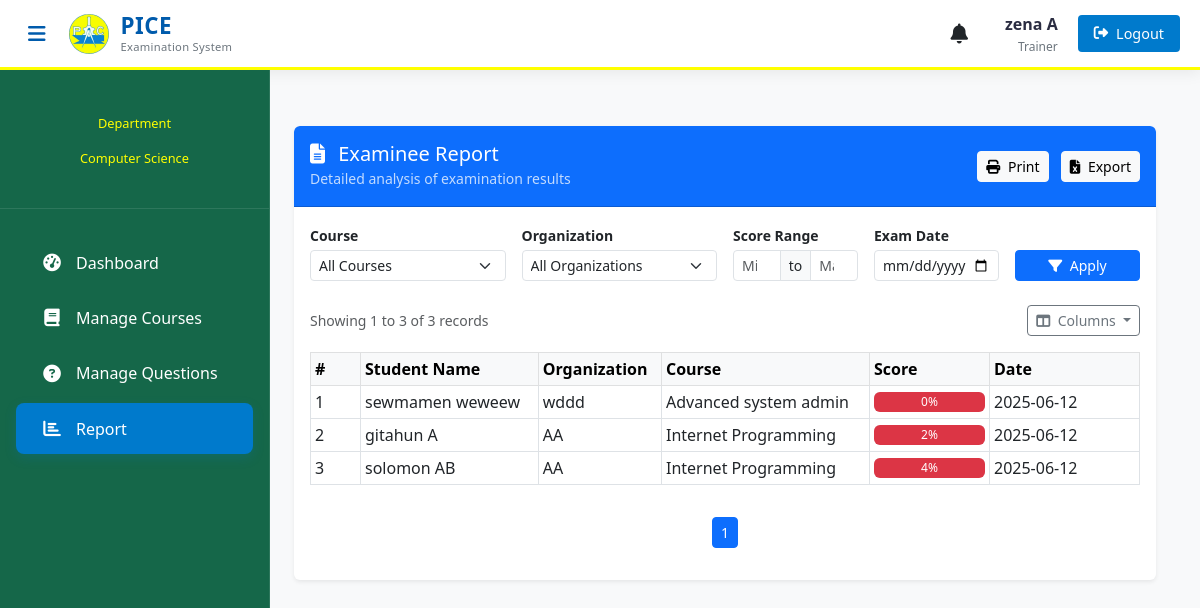
The app's page /teacher/teacher-report (signed in), older data.
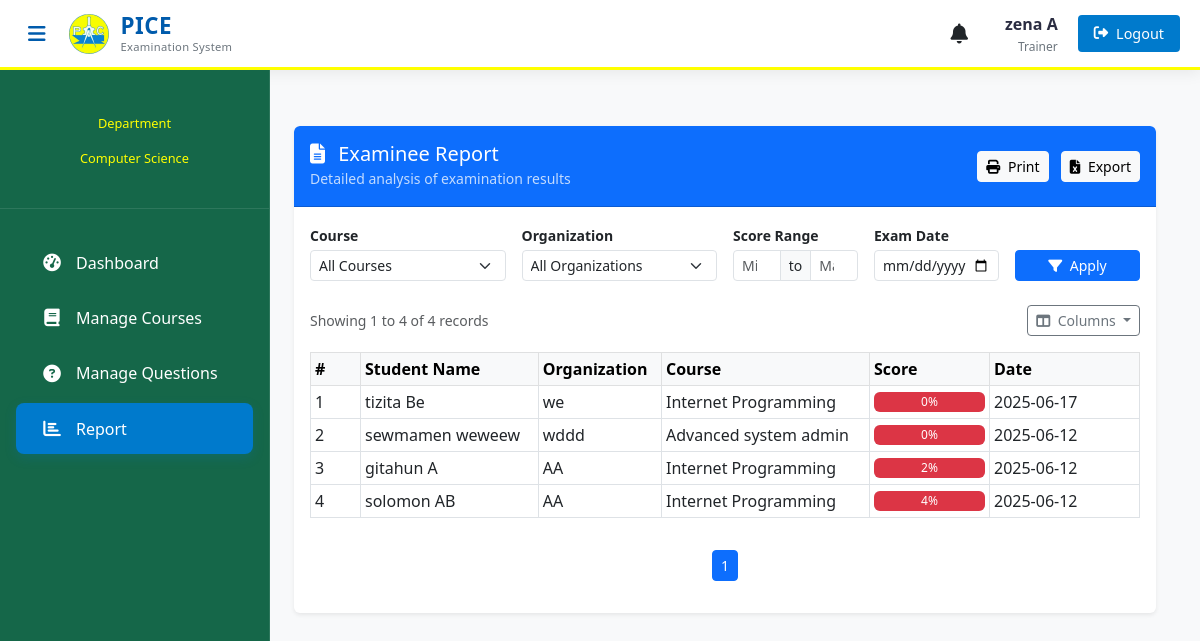
The same page, newer data.
### exam/models.py (models this page shows, shortened)
class Result(models.Model):
    student = models.ForeignKey(Student,on_delete=models.CASCADE)
    exam = models.ForeignKey(Course,on_delete=models.CASCADE)
    marks = models.PositiveIntegerField()
    date = models.DateTimeField(auto_now=True)

class Course(models.Model):
    course_name = models.CharField(max_length=50)
    question_number = models.PositiveIntegerField()
    total_marks = models.PositiveIntegerField(default=100)
    given_time = models.PositiveIntegerField(default=60)
    department = models.ForeignKey(Department, on_delete=models.CASCADE, related_name='course_set')
    examiners = models.ManyToManyField(Examiner, blank=True, related_name='courses')
    is_seen = models.BooleanField(default=False)

### student/models.py (models this page shows, shortened)
class Student(models.Model):
    user=models.OneToOneField(User,on_delete=models.CASCADE)
    address = models.CharField(max_length=40)
    mobile = models.CharField(max_length=20,null=False)
    organization = models.CharField(max_length=200, null=False)
    course = models.ForeignKey(
        'exam.Course',
        on_delete=models.SET_NULL,
        null=True
    )
    department = models.ForeignKey(
        'exam.Department',  # Reference to your Department model
        on_delete=models.SET_NULL,
        null=True,
        blank=True,
        related_name='students'
    )
    @property
    def get_name(self):
        return self.user.first_name+" "+self.user.last_name

### teacher/views.py (the view)
# urls.py: path('teacher-report',views.teacher_report, name='teacher-report'),
@login_required(login_url='teacher:teacherlogin')
def teacher_report(request):
    department = get_teacher_department(request)
    courses = QMODEL.Course.objects.filter(department=department)
    organizations = SMODEL.Student.objects.filter(
        department=department
    ).values_list('organization', flat=True).distinct()
    log_activity(
        user=request.user,
        action_type='OTHER',
        description=f'Team leader accessed exam reports'
    )
    results = QMODEL.Result.objects.select_related(
        'student', 'exam'
    ).filter(
        exam__department=department
    ).order_by('-date')
    course_id = request.GET.get('course', '')
    organization = request.GET.get('organization')
    min_mark = request.GET.get('min_mark')
    max_mark = request.GET.get('max_mark')
    exam_date = request.GET.get('exam_date')
    if course_id:
        results = results.filter(exam__id=course_id)
    if organization:
        results = results.filter(student__organization=organization)
    if exam_date:
        try:
            date_obj = datetime.strptime(exam_date, '%Y-%m-%d').date()
            results = results.filter(date__date=date_obj)
        except ValueError:
            exam_date = ''
    student_ids = results.values_list('student__id', flat=True).distinct()
    fib_answers = QMODEL.StudentAnswer.objects.filter(
        student_id__in=student_ids,
        question__course__department=department,
        question__question_type='FIB'
    ).values('student').annotate(
        fib_score=Sum('marks_obtained')
    )
    fib_scores = {answer['student']: answer['fib_score'] or 0 for answer in fib_answers}
    results_list = []
    for result in results:
        result.fib_score = fib_scores.get(result.student.id, 0)
        result.total_score = result.marks + result.fib_score
        include = True
        if min_mark and min_mark.isdigit():
            include = include and (result.total_score >= float(min_mark))
        if max_mark and max_mark.isdigit():
            include = include and (result.total_score <= float(max_mark))
        if include:
            results_list.append(result)
    paginator = Paginator(results_list, 10)
    page_number = request.GET.get('page')
    page_obj = paginator.get_page(page_number)
    context = {
        'results': page_obj,
        'courses': courses,
        'organizations': organizations,
        'selected_course': course_id,
        'selected_org': organization,
        'min_mark': min_mark,
        'max_mark': max_mark,
        'selected_date': exam_date,
        'department': department,
    }
    return render(request, 'teacher/teacher_report.html', context)

### exam/models.py (called while the page is built)
   def __str__(self):
        return self.department_name

### exam/utils.py (called while the page is built)
def log_activity(user=None, action_type='OTHER', content_object=None, description=None):
    log = SystemLog(
        user=user,
        action_type=action_type,
        content_type=ContentType.objects.get_for_model(content_object) if content_object else None,
        object_id=str(getattr(content_object, 'pk', '')) if content_object else None,
        object_repr=str(content_object) if content_object else '',
        description=description
    )
    log.save()
    return log

### teacher/views.py (called while the page is built)
def get_teacher_department(request):
    teacher = get_object_or_404(models.Teacher, user=request.user)
    return teacher.department

### templates/teacher/teacher_report.html (shortened to what the changed rows need)
{% extends 'teacher/teacherbase.html' %}
{% load widget_tweaks %}
{% block content %}
<div class="container py-4">
  <div class="card shadow-sm border-0 overflow-hidden">
    <div class="card-body">
      {% if results %}
      <div id="report-section">
        <div class="d-flex justify-content-between align-items-center mb-3">
          <div class="text-muted small">
            Showing {{ results.start_index }} to {{ results.end_index }} of {{ results.paginator.count }} records
          </div>
          <div class="dropdown">
            <button class="btn btn-outline-secondary btn-sm dropdown-toggle" type="button" data-bs-toggle="dropdown">
              <i class="fas fa-columns me-1"></i> Columns
            </button>
          </div>
        </div>
        <div class="table-responsive">
          <table class="table table-sm table-hover table-bordered align-middle" id="report-table">
            <thead class="table-light">
              <tr>
                <th width="50">#</th>
                <th>Student Name</th>
                <th>Organization</th>
                <th>Course</th>
                <th width="120">Score</th>
                <th width="150">Date</th>
              </tr>
            </thead>
            <tbody>
              {% for result in results %}
              <tr>
                <td>{{ results.start_index|add:forloop.counter0 }}</td>
                <td>{{ result.student.get_name }}</td>
                <td>{{ result.student.organization }}</td>
                <td>{{ result.exam.course_name }}</td>
                <td>
                  <div class="progress" style="height: 20px;">
                    <div class="progress-bar {% if result.marks >= 75 %}bg-success{% elif result.marks >= 50 %}bg-warning{% else %}bg-danger{% endif %}"
                         role="progressbar" style="width: 100%"
                         aria-valuenow="{{ result.total_score }}" aria-valuemin="0" aria-valuemax="100">
                      {{ result.total_score }}%
                    </div>
                  </div>
                </td>
                <td>{{ result.date|date:"Y-m-d" }}</td>
              </tr>
              {% empty %}
              <tr>
                  <td colspan="6">No results found matching your criteria</td>
              </tr>
              {% endfor %}
            </tbody>
          </table>
        </div>
        <nav aria-label="Page navigation" class="mt-3">
          <ul class="pagination justify-content-center pagination-sm">
            {% for num in results.paginator.page_range %}
              {% if results.number == num %}
                <li class="page-item active">
                  <a class="page-link" href="?page={{ num }}{% for key,value in request.GET.items %}{% if key != 'page' %}&{{ key }}={{ value }}{% endif %}{% endfor %}">{{ num }}</a>
                </li>
              {% elif num > results.number|add:'-3' and num < results.number|add:'3' %}
                <li class="page-item">
                  <a class="page-link" href="?page={{ num }}{% for key,value in request.GET.items %}{% if key != 'page' %}&{{ key }}={{ value }}{% endif %}{% endfor %}">{{ num }}</a>
                </li>
              {% endif %}
            {% endfor %}
          </ul>
        </nav>
      </div>
      {% endif %}
    </div>
  </div>
</div>
{% endblock %}

Row changes from the older to the newer data that the page shows:
added Result: start_index|add "1", student.get_name "tizita Be", student.organization "we", exam.course_name "Internet Programming", total_score "0", date "2025-06-17"
computed for Result "sewmamen weweew": start_index|add "1" → "2"
computed for Result "gitahun A": start_index|add "2" → "3"
computed for Result "solomon AB": start_index|add "3" → "4"
Text that changed along with them:
{{ results.end_index }}: "3" → "4"
{{ results.paginator.count }}: "3" → "4"
